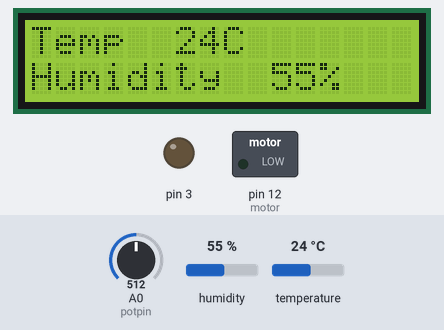
The sketch below on a simulated Arduino Uno, built with avr-gcc and run on an emulated ATmega328P. Shown: 16×2 character LCD, switched loads named in the sketch (green lamp = pin HIGH), output pins drawn as LEDs (lit = HIGH). The test bench sets the inputs (shaded band); at power-on: A0 (potpin) = 512, humidity 55 %, temperature 24 °C. What the sketch prints to the serial monitor is not drawn.

Above: at 1.8 s.
1.9 s: A0 (potpin) set to 716
At 2.7 s:
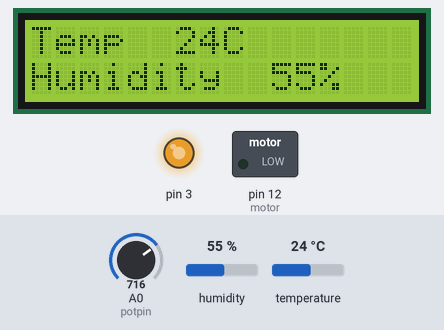
3.4 s: A0 (potpin) set to 900
At 4.4 s:
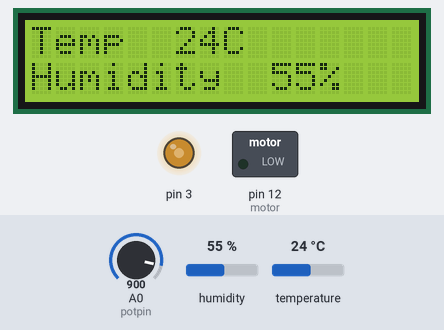
4.9 s: humidity set to 22 %
At 5.8 s:
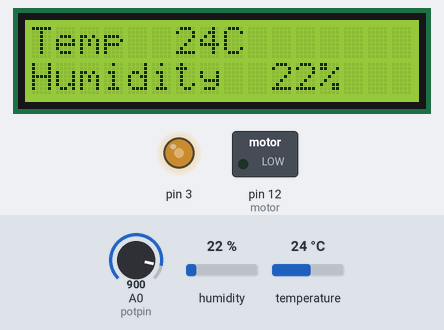
6.4 s: A0 (potpin) set to 306
At 7.6 s:
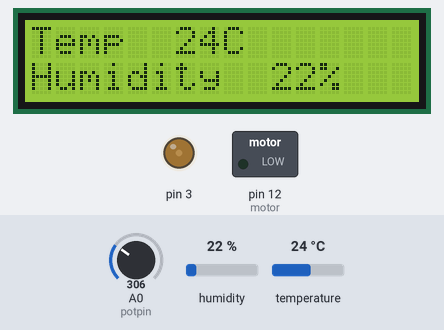
7.9 s: temperature set to 12 °C
At 9.8 s:
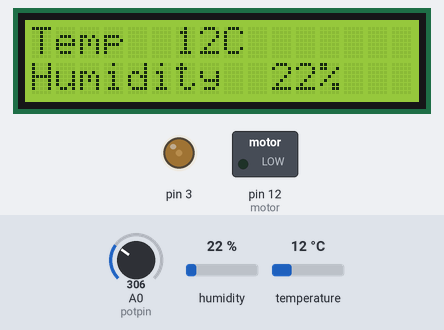
10.1 s: A0 (potpin) set to 122
At 10.5 s:
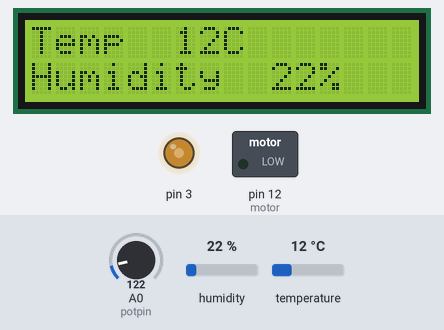
Timing chart, 0 to 12.6 s (numbered marks = the images above; inputs shaded):
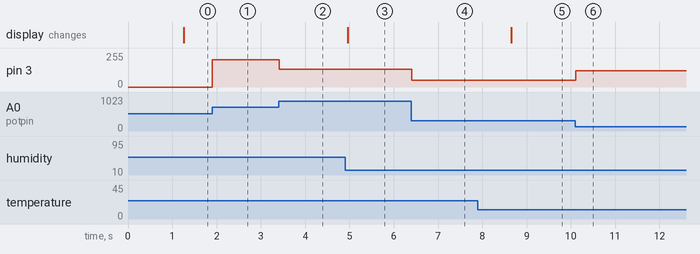

The sketch:

proiect_pmp.ino
```cpp
#include <SimpleDHT.h>
#include <Wire.h>
#include <LiquidCrystal_I2C.h>

LiquidCrystal_I2C lcd(0x27, 16, 2);
int pinDHT11 = 2;
SimpleDHT11 dht11(pinDHT11);

int motor = 12;
int potpin = A0;
int potvalue = 0;
unsigned long lastDHTReadTime = 0;
const int DHTReadInterval = 1200;

void setup()
{
    pinMode(motor, OUTPUT);
    pinMode(potpin, INPUT);
    Serial.begin(9600);

    lcd.begin();
    lcd.backlight();
}

void loop()
{
    byte temperature = 0;
    byte humidity = 0;

    if (millis() - lastDHTReadTime >= DHTReadInterval)
    {
        dht11.read(&temperature, &humidity, NULL);
        lastDHTReadTime = millis();

        lcd.setCursor(0, 0);
        lcd.print("Temp  ");
        lcd.print((int)temperature);
        lcd.print("C");

        lcd.setCursor(0, 1);
        lcd.print("Humidity  ");
        lcd.print((int)humidity);
        lcd.print("%");
        Serial.print("Umiditate: ");
        Serial.println((int)humidity);
    }

    potvalue = analogRead(potpin);
    analogWrite(3, potvalue);
    delay(20);
}
```

Measured:
- after the input at 1.9 s, pin 3: 0/255 → 204/255 at once
- after the input at 3.4 s, pin 3: 204/255 → 132/255 at once
- after the input at 4.9 s, the display: changes after 0.06 s (image 3)
- after the input at 6.4 s, pin 3: 132/255 → 50/255 at once
- after the input at 7.9 s, the display: changes after 0.76 s (image 5)
- after the input at 10.1 s, pin 3: 50/255 → 122/255 at once
